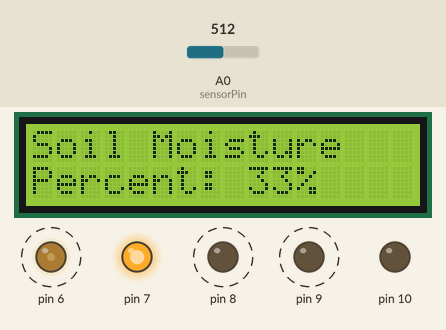
This sketch was run on a simulated Arduino Uno, built with avr-gcc and run on an emulated ATmega328P. Shown: 16×2 character LCD, output pins drawn as LEDs (lit = HIGH). Dashed ring = blinking. Inputs (shaded band) come from the test bench; at power-on: A0 (sensorPin) = 512. What the sketch prints to the serial monitor is not drawn.

Above: at 0.1 s.
1.3 s: A0 (sensorPin) set to 495
At 2.6 s:
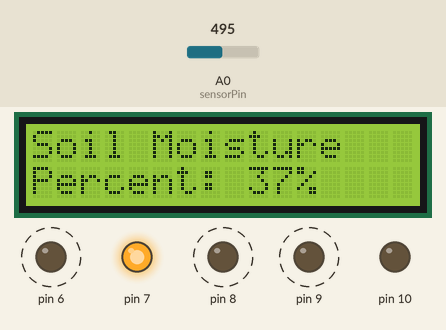
4.7 s: A0 (sensorPin) set to 472
At 8.0 s:
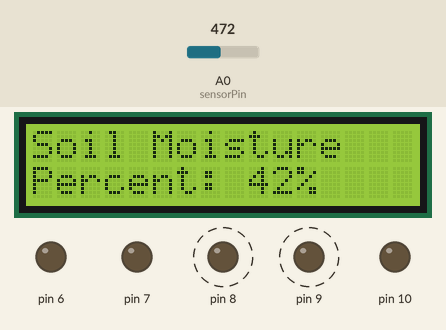
10.3 s: A0 (sensorPin) set to 306
At 11.1 s:
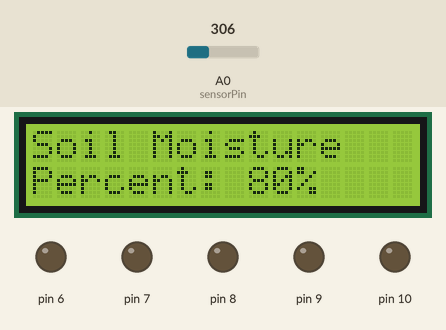
Timing chart, 0 to 13.3 s (numbered marks = the images above; inputs shaded):
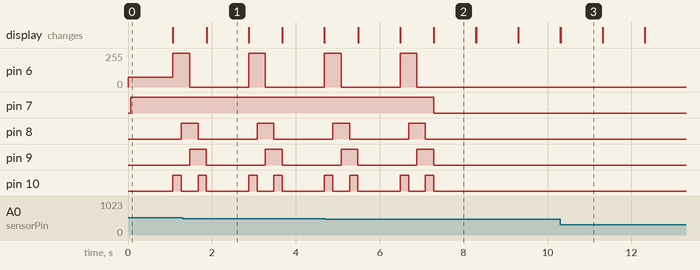

Measured:
- the behaviour switches between 483 and 482 on A0 (sensorPin) (found by bisection; images 1 and 2)
- after the input at 1.3 s, the display: changes after 0.57 s (image 1)
- after the input at 4.7 s, pin 6: goes on until 6.9 s, then stays 0/255; pin 7: HIGH → LOW after 2.6 s; pin 10: goes on until 7.3 s, then stays LOW; the display: changes after 0.79 s (image 2)
- after the input at 10.3 s, the display: first differs from a run without the input at once (image 3)
- by itself, pin 6: alternates 255/255 for 0.40 s and 0/255 for 1.4 s
- by itself, pin 8, pin 9: alternates HIGH for 0.40 s and LOW for 1.4 s, 4 changes in all, then stays LOW
- what the display in image 1 shows lasts 1.0 s, from 1.9 s to 2.9 s

The sketch:

main.ino
```cpp
#include <LiquidCrystal.h>
int Contrast=75;
LiquidCrystal lcd(12, 11, 5, 4, 3, 2);


int sensorPin = A0;
int sensorValue = 0;
int percentValue = 0;
int sensorValueConstrain;

void setup() {
  pinMode(7, OUTPUT);
  Serial.begin(9600);
  analogWrite(6, Contrast);
  lcd.begin(16, 2);
  pinMode(6, OUTPUT);
  pinMode(8, OUTPUT);
  pinMode(9, OUTPUT);
  pinMode(10, OUTPUT);
}

void ekrans() {
  sensorValue = analogRead(sensorPin);
  sensorValueConstrain = constrain(sensorValue, 229, 658);
  percentValue = ((sensorValueConstrain - 658) / (-4.4));
  Serial.print(sensorValue);
  String percentValueString = String(percentValue);
  lcd.setCursor(0, 0);
  lcd.print("Soil Moisture");
  lcd.setCursor(0, 1);
  lcd.print("Percent: ");
  lcd.print(percentValueString);
  lcd.print("%");
  delay(1000);
  lcd.clear();
}

void gaismina() {
  digitalWrite(7, HIGH);
}

void motors() {
  digitalWrite(6, HIGH);
  digitalWrite(8, LOW);
  digitalWrite(9, LOW);
  digitalWrite(10, HIGH);
  delay(200);
  digitalWrite(6, HIGH);
  digitalWrite(8, HIGH);
  digitalWrite(9, LOW);
  digitalWrite(10, LOW);
  delay(200);
  digitalWrite(6, LOW);
  digitalWrite(8, HIGH);
  digitalWrite(9, HIGH);
  digitalWrite(10, LOW);
  delay(200);
  digitalWrite(6, LOW);
  digitalWrite(8, LOW);
  digitalWrite(9, HIGH);
  digitalWrite(10, HIGH);
  delay(200);
  digitalWrite(6, LOW);
  digitalWrite(8, LOW);
  digitalWrite(9, LOW);
  digitalWrite(10, LOW);
}

void loop() {

  if (percentValue > 40) {
    digitalWrite(7, LOW);
    ekrans();
  }

  else if (percentValue < 40) {
    gaismina();
    ekrans();
    motors();
  }

  else if (percentValue == 40) {
    digitalWrite(7, LOW);
    ekrans();
  }

}
```
